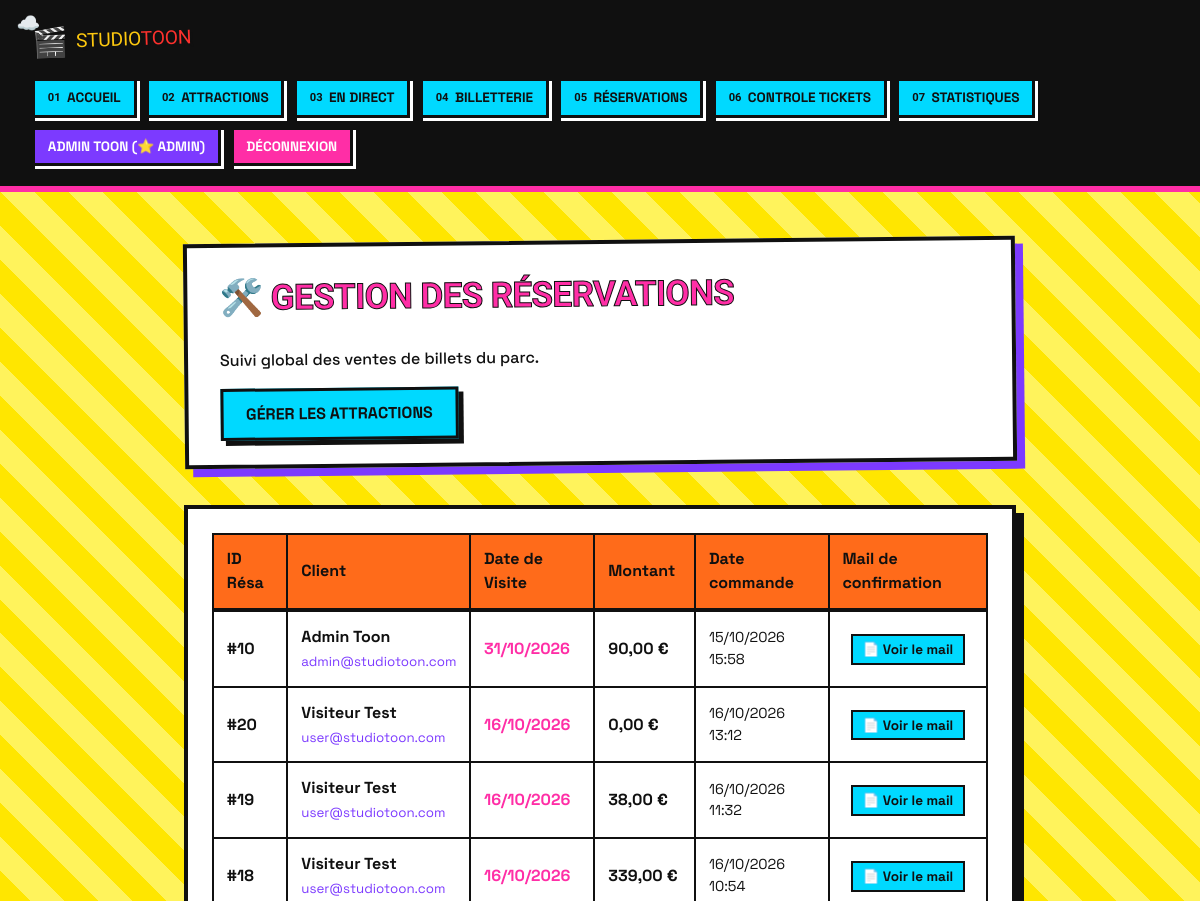
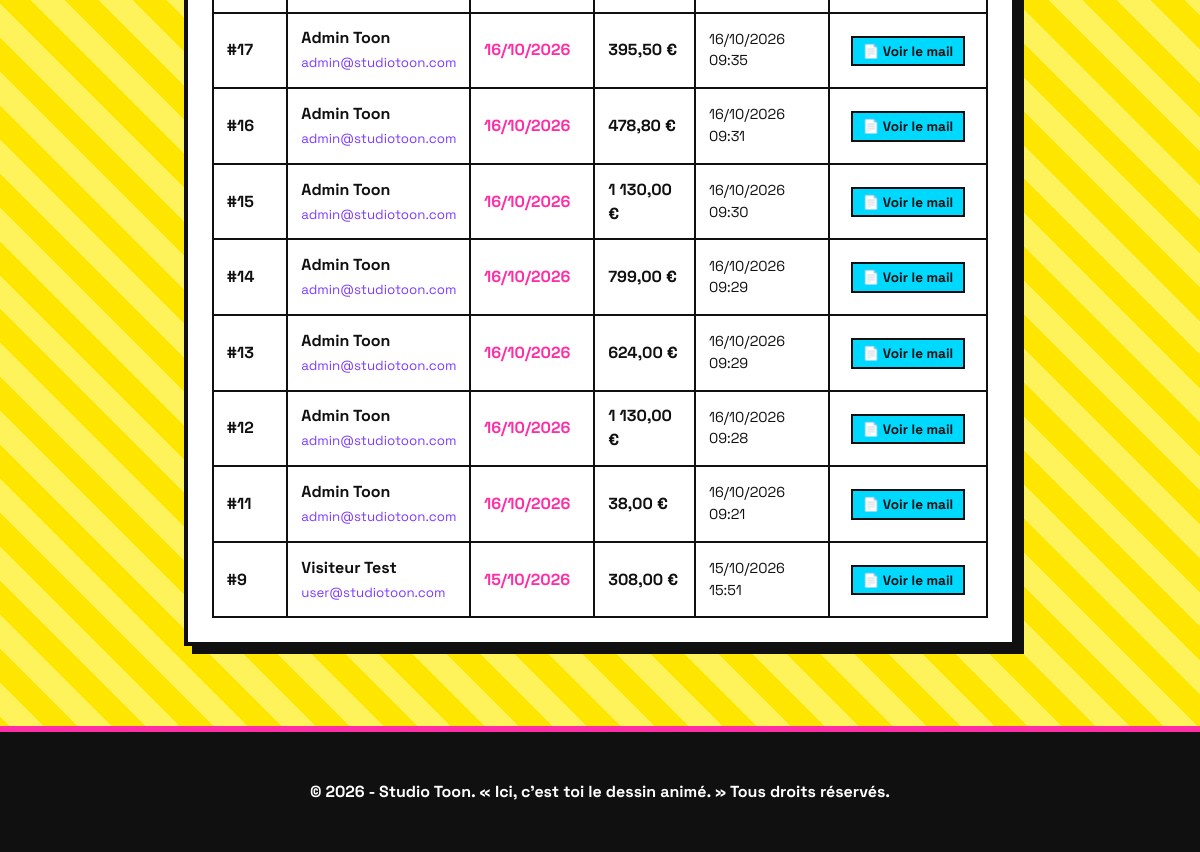
The page /index.php?action=admin_reservations (signed in) on the database its author committed (2 pictures, top to bottom).
### tables this page shows
CREATE TABLE `reservations` (
  `id` int(11) NOT NULL,
  `utilisateur_id` int(11) NOT NULL,
  `date_visite` date NOT NULL,
  `prix_total` decimal(8,2) NOT NULL,
  `created_at` datetime DEFAULT current_timestamp()
);

CREATE TABLE `utilisateurs` (
  `id` int(11) NOT NULL,
  `nom` varchar(100) NOT NULL,
  `email` varchar(150) NOT NULL,
  `mot_de_passe` varchar(255) NOT NULL,
  `role` enum('user','admin') DEFAULT 'user',
  `reset_token` varchar(64) DEFAULT NULL,
  `reset_expires_at` datetime DEFAULT NULL
);

### controllers/BilletterieController.php (called while the page is built, shortened)
<?php
require_once __DIR__ . '/../models/BilletterieModel.php';
class BilletterieController {
    private $model;
    public function __construct() {
        $this->model = new BilletterieModel();
    }
    public function adminReservations() {
        $reservations = $this->model->getAllReservations();
        require_once 'views/admin_reservations.php';
    }
}

### config/Database.php (called while the page is built, shortened)
<?php
class Database
{
    private static $conn = null;
    public static function getConnection()
    {
        if (self::$conn === null) {
            $host = $_ENV['DB_HOST'] ?? 'localhost';
            $db_name = $_ENV['DB_NAME'] ?? '';
            $username = $_ENV['DB_USER'] ?? 'root';
            $password = $_ENV['DB_PASSWORD'] ?? '';
            try {
                self::$conn = new PDO(
                    "mysql:host=" . $host . ";dbname=" . $db_name . ";charset=utf8mb4",
                    $username,
                    $password,
                    [
                        PDO::ATTR_ERRMODE => PDO::ERRMODE_EXCEPTION,
                        PDO::ATTR_DEFAULT_FETCH_MODE => PDO::FETCH_ASSOC
                    ]
                );
            } catch (PDOException $exception) {
                die("Erreur de connexion : " . $exception->getMessage());
            }
        }
        return self::$conn;
    }
}

### models/BilletterieModel.php (called while the page is built, shortened)
<?php
require_once __DIR__ . '/../config/Database.php';
class BilletterieModel {
    private $db;
    public function __construct() {
        $this->db = Database::getConnection();
    }
    public function getAllReservations() {
        $stmt = $this->db->query("
            SELECT r.*, u.nom AS utilisateur_nom, u.email AS utilisateur_email
            FROM reservations r
            JOIN utilisateurs u ON r.utilisateur_id = u.id
            ORDER BY r.date_visite DESC
        ");
        return $stmt->fetchAll();
    }
}

### views/admin_reservations.php (the view, shortened to what this page needs)
<div class="page-entete">
    <div style="display: flex; justify-content: space-between; align-items: center; flex-wrap: wrap; gap: 1rem;">
        <div>
            <h1>🛠️ Gestion des Réservations</h1>
            <p class="page-entete__intro" style="margin-bottom: 0;">Suivi global des ventes de billets du parc.</p>
        </div>
        <a href="index.php?action=admin_attractions" class="bouton" style="background: var(--cyan); color: var(--noir); margin-top: 0;">Gérer les attractions</a>
    </div>
</div>
<div class="table-responsive" style="background: var(--fond-carte); border: 4px solid var(--noir); box-shadow: 8px 8px 0 var(--noir); padding: 1.5rem; overflow-x: auto;">
    <table class="crud-table" style="width: 100%; border-collapse: collapse; text-align: left; font-family: var(--police-texte);">
        <thead>
            <tr style="border-bottom: 4px solid var(--noir); background: var(--orange);">
                <th style="padding: 0.8rem; border: 2px solid var(--noir);">ID Résa</th>
                <th style="padding: 0.8rem; border: 2px solid var(--noir);">Client</th>
                <th style="padding: 0.8rem; border: 2px solid var(--noir);">Date de Visite</th>
                <th style="padding: 0.8rem; border: 2px solid var(--noir);">Montant</th>
                <th style="padding: 0.8rem; border: 2px solid var(--noir);">Date commande</th>
                <th style="padding: 0.8rem; border: 2px solid var(--noir);">Mail de confirmation</th>
            </tr>
        </thead>
        <tbody>
            <?php if (!empty($reservations)): ?>
                <?php foreach ($reservations as $r): ?>
                <tr style="border-bottom: 2px solid var(--noir);">
                    <td style="padding: 0.8rem; border: 2px solid var(--noir); font-weight: bold;">#<?= $r['id'] ?></td>
                    <td style="padding: 0.8rem; border: 2px solid var(--noir);">
                        <strong><?= htmlspecialchars($r['utilisateur_nom']) ?></strong><br>
                        <small style="color: var(--violet);"><?= htmlspecialchars($r['utilisateur_email']) ?></small>
                    </td>
                    <td style="padding: 0.8rem; border: 2px solid var(--noir); font-weight: bold; color: var(--rose);"><?= date('d/m/Y', strtotime($r['date_visite'])) ?></td>
                    <td style="padding: 0.8rem; border: 2px solid var(--noir); font-weight: bold;"><?= number_format($r['prix_total'], 2, ',', ' ') ?> €</td>
                    <td style="padding: 0.8rem; border: 2px solid var(--noir); font-size: 0.9rem;"><?= date('d/m/Y H:i', strtotime($r['created_at'])) ?></td>
                    <td style="padding: 0.8rem; border: 2px solid var(--noir); text-align: center;">
                        <a href="index.php?action=voir_mail&id=<?= $r['id'] ?>" target="_blank" style="background: var(--cyan); color: var(--noir); padding: 0.3rem 0.6rem; border: 2px solid var(--noir); font-weight: 700; font-size: 0.85rem; text-decoration: none;">📄 Voir le mail</a>
                    </td>
                </tr>
                <?php endforeach; ?>
            <?php else: ?>
                <tr>
                    <td colspan="5" style="padding: 2rem; text-align: center; font-weight: 700; color: var(--violet);">Aucune réservation enregistrée pour le moment.</td>
                </tr>
            <?php endif; ?>
        </tbody>
    </table>
</div>
<?php
require 'views/base.php';
?>

### static/css/style-zinzin.css (style rules this page uses)
:root { --fond: #fff35c; --fond-carte: #ffffff; --rose: #ff2ea6; --vert: #00ff9c; --violet: #7c3aff; --cyan: #00d9ff; --orange: #ff6b1a; --noir: #101010; --rayon: 0px; --police-titre: "Archivo Black", "Impact", sans-serif; --police-texte: "Space Grotesk", monospace; }
* { box-sizing: border-box; }
body { margin: 0; background: repeating-linear-gradient(45deg, #fff35c 0 24px, #ffe600 24px 48px); color: var(--noir); font-family: var(--police-texte); line-height: 1.5; }
h1, h2, h3 { font-family: var(--police-titre); text-transform: uppercase; letter-spacing: -0.02em; }
a { color: inherit; text-decoration: none; }
.page-entete { margin-bottom: 2.5rem; background: var(--fond-carte); border: 4px solid var(--noir); box-shadow: 8px 8px 0 var(--violet); padding: 1.5rem 2rem; transform: rotate(-0.6deg); }
.page-entete h1 { font-size: 2.2rem; margin: 0 0 0.5rem; color: var(--rose); -webkit-text-stroke: 1px var(--noir); }
.page-entete__intro { max-width: 60ch; font-weight: 500; }
.bouton { display: inline-block; margin-top: 0.85rem; padding: 0.7rem 1.4rem; background: var(--rose); color: #fff; font-weight: 800; text-transform: uppercase; border: 3px solid var(--noir); box-shadow: 5px 5px 0 var(--noir); transition: transform 0.12s ease; }

### static/css/animations.css (style rules this page uses)
.page-entete h1 { display: inline-block; transition: transform 0.3s cubic-bezier(0.175, 0.885, 0.32, 1.275); }

### views/base.php (style rules this page uses)
html, body { height: 100%; margin: 0; }
body { display: flex; flex-direction: column; min-height: 100vh; }

### rows shown on the page
reservations: id "10", utilisateur.nom "Admin Toon", utilisateur.email "admin@studiotoon.com", date_visite "31/10/2026", prix_total "90,00", created_at "15/10/2026 15:58"
reservations: id "20", utilisateur.nom "Visiteur Test", utilisateur.email "user@studiotoon.com", date_visite "16/10/2026", prix_total "0,00", created_at "16/10/2026 13:12"
reservations: id "19", utilisateur.nom "Visiteur Test", utilisateur.email "user@studiotoon.com", date_visite "16/10/2026", prix_total "38,00", created_at "16/10/2026 11:32"
reservations: id "18", utilisateur.nom "Visiteur Test", utilisateur.email "user@studiotoon.com", date_visite "16/10/2026", prix_total "339,00", created_at "16/10/2026 10:54"
reservations: id "17", utilisateur.nom "Admin Toon", utilisateur.email "admin@studiotoon.com", date_visite "16/10/2026", prix_total "395,50", created_at "16/10/2026 09:35"
reservations: id "16", utilisateur.nom "Admin Toon", utilisateur.email "admin@studiotoon.com", date_visite "16/10/2026", prix_total "478,80", created_at "16/10/2026 09:31"
reservations: id "15", utilisateur.nom "Admin Toon", utilisateur.email "admin@studiotoon.com", date_visite "16/10/2026", prix_total "1 130,00", created_at "16/10/2026 09:30"
reservations: id "14", utilisateur.nom "Admin Toon", utilisateur.email "admin@studiotoon.com", date_visite "16/10/2026", prix_total "799,00", created_at "16/10/2026 09:29"
reservations: id "13", utilisateur.nom "Admin Toon", utilisateur.email "admin@studiotoon.com", date_visite "16/10/2026", prix_total "624,00", created_at "16/10/2026 09:29"
reservations: id "12", utilisateur.nom "Admin Toon", utilisateur.email "admin@studiotoon.com", date_visite "16/10/2026", prix_total "1 130,00", created_at "16/10/2026 09:28"
reservations: id "11", utilisateur.nom "Admin Toon", utilisateur.email "admin@studiotoon.com", date_visite "16/10/2026", prix_total "38,00", created_at "16/10/2026 09:21"
reservations: id "9", utilisateur.nom "Visiteur Test", utilisateur.email "user@studiotoon.com", date_visite "15/10/2026", prix_total "308,00", created_at "15/10/2026 15:51"

### other values the page prints
$_SESSION['user_nom'] "ADMIN TOON"
